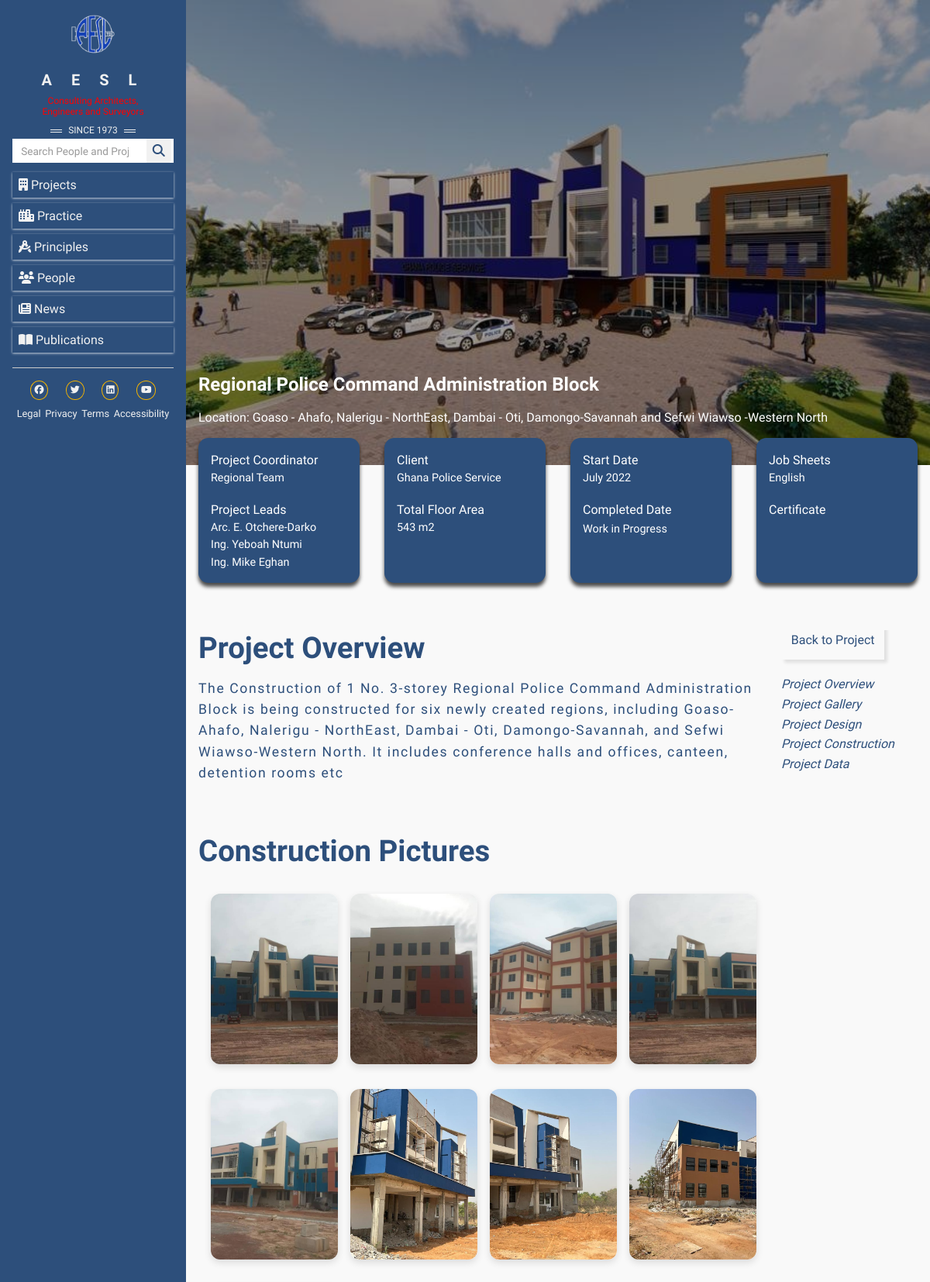
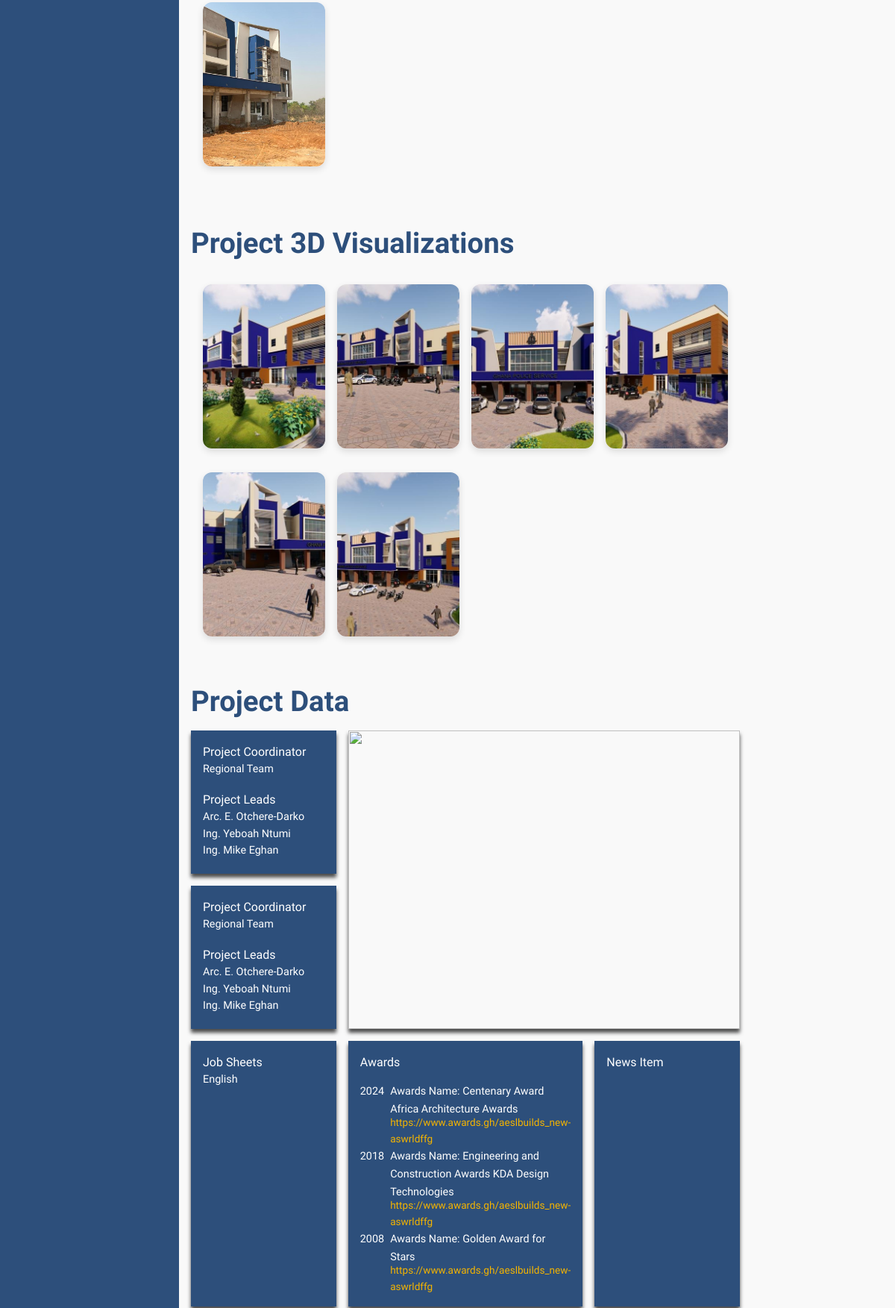
The app's page /project/regional-police-command-administration-block/ (upper part) with its own data (2 pictures, top to bottom).
### frontend/models.py (models this page shows, shortened)
class ImageOptimizeMixin:
    IMAGE_MAX_SIZE = (1200, 1200)
    IMAGE_QUALITY = 85

class Project(ImageOptimizeMixin, models.Model):
    title = models.CharField(max_length=200)
    client = models.CharField(max_length=200)
    location = models.CharField(max_length=300, default="Accra")
    picture = models.ImageField(
        upload_to="projects/main_pictures/",
        blank=True,
        null=True,
        max_length=300)
    little_text_details = models.TextField()
    project_coordinator = models.CharField(max_length=150)
    project_leaders = models.ManyToManyField(
        ProjectLeader, related_name="projects")
    other_team_members = models.ManyToManyField(
        ProjectTeamMember, related_name="projects", blank=True
    )
    total_floor_area = models.CharField(max_length=100)
    start_date = models.DateField()
    completed_date = models.DateField(blank=True, null=True)
    job_sheets = models.CharField(max_length=300, blank=True)
    certificate = models.CharField(max_length=300, blank=True)
    category = models.ForeignKey(
        ProjectCategory,
        on_delete=models.SET_NULL,
        null=True,
        related_name="projects")
    created_at = models.DateTimeField(auto_now_add=True)
    slug = models.SlugField(
        max_length=250,
        blank=True,
        help_text="Auto-generated from title for clean URLs",
    )

class ProjectLeader(models.Model):
    full_name = models.CharField(max_length=150)

class ProjectImage(ImageOptimizeMixin, models.Model):
    PROJECT_PICTURE = "project"
    CONSTRUCTION_PICTURE = "construction"
    PROJECT_3D_VISUALIZATIONS_PICTURE = "project_3d_visualizations"
    IMAGE_TYPE_CHOICES = [
        (PROJECT_PICTURE, "Project Pictures"),
        (CONSTRUCTION_PICTURE, "Construction Pictures"),
        (PROJECT_3D_VISUALIZATIONS_PICTURE, "Project 3D Visualizations"),
    ]
    project = models.ForeignKey(
        Project, on_delete=models.CASCADE, related_name="gallery"
    )
    image = models.ImageField(upload_to="projects/gallery/")
    image_type = models.CharField(max_length=30, choices=IMAGE_TYPE_CHOICES)
    uploaded_at = models.DateTimeField(auto_now_add=True)

class ProjectAward(models.Model):
    project = models.ForeignKey(
        Project, on_delete=models.CASCADE, related_name="awards"
    )
    year = models.PositiveIntegerField()
    award_name = models.CharField(max_length=200)
    awarded_by = models.CharField(max_length=200)
    website = models.URLField(blank=True)
    created_at = models.DateTimeField(auto_now_add=True)
    class Meta:
        ordering = ["-year", "award_name"]

### frontend/views.py (the view)
# urls.py: path("project/<slug:slug>/", ProjectDetailView.as_view(), name="project_detail"),
class ProjectDetailView(DetailView):
    model = Project
    template_name = "frontend/project_detail.html"
    context_object_name = "project"
    slug_field = "slug"
    slug_url_kwarg = "slug"
    def get_context_data(self, **kwargs):
        context = super().get_context_data(**kwargs)
        project = self.get_object()
        context["project_pictures"] = project.gallery.filter(
            image_type="project")
        context["construction_pictures"] = project.gallery.filter(
            image_type="construction")
        context["project_3d_visualization_picture"] = project.gallery.filter(
            image_type="project_3d_visualizations"
        )
        locations = project.locations.all()
        context["project_locations"] = locations
        context["project_locations_json"] = json.dumps([
            {
                "lat": loc.latitude,
                "lng": loc.longitude,
                "created_at": loc.created_at.strftime("%Y-%m-%d"),
            }
            for loc in locations
            if loc.latitude is not None and loc.longitude is not None
        ])
        context["title"] = "Projects"
        return context

### templates/frontend/project_detail.html (shortened to what this page needs)
{% extends 'base.html' %}
{% load static %}
{% block content %}
{% if project.picture %}
<section style="background-image: url('{{ project.picture.url }}')" class="projects__detail__parallax">
    <div class="projects__detail__overlay"></div>
    <div class="details__content">
      <h4>{{project.title}}</h4>
      <p><strong>Location:</strong> {{ project.location }}</p>
    </div>
  </section>
{% endif %}
<section class="details__cards">
  <div class="details__card">
    <div class="details__card-head">
      <p class="details__head">Project Coordinator</p>
      <p class="details__body">{{ project.project_coordinator }}</p>
    </div>
    <div class="details__card-body">
      <p class="details__head">Project Leads</p>
        {% for leader in project.project_leaders.all %}
          <p class="details__body">{{ leader.full_name }}</p>
        {% endfor %}
    </div>
  </div>
  <div class="details__card">
    <div class="details__card-head">
      <p class="details__head">Client</p>
      <p class="details__body">{{ project.client }}</p>
    </div>
    <div class="details__card-body">
      <p class="details__head">Total Floor Area</p>
      <p class="details__body">{{ project.total_floor_area }}</p>
    </div>
  </div>
  <div class="details__card">
    <div class="details__card-head">
      <p class="details__head">Start Date</p>
      <p class="details__body">{{ project.start_date|date:"F Y" }}</p>
    </div>
    <div class="details__card-body">
      <p class="details__head">Completed Date</p>
      {% if project.completed_date %}
        {{ project.completed_date|date:"F Y" }}
      {% else %}
        <span class="details__body">Work in Progress</span>
      {% endif %}
    </div>
  </div>
    <div class="details__card">
      <div class="details__card-head">
        {% if project.job_sheets %}
        <p class="details__head">Job Sheets</p>
        <p class="details__body">{{ project.job_sheets }}</p>
        {% endif %}
      </div>
      <div class="details__card-body">
        <p class="details__head">Certificate</p>
      </div>
    </div>
</section>
<section class="details__wrapper">
  <div class="wrapper__1">
    <section id="overview" class="project__details-text">
      <h2>Project Overview</h2>
      <p>{{ project.little_text_details }}</p>
    </section>
    {% if construction_pictures %}
    <section id="construction" class="projects__construction-gallery">
      <h2>Construction Pictures</h2>
      <div class="civic__culture-gallery">
        {% for img in construction_pictures %}
        <figure class="culture-card">
          <img src="{{ img.image.url }}" alt="Project Image">
        </figure>
        {% empty %}
        <p>No project pictures available.</p>
        {% endfor %}
      </div>
    </section>
    {% endif %}
    {% if project_3d_visualization_picture %}
    <section id="construction" class="projects__construction-gallery">
      <h2>Project 3D Visualizations</h2>
      <div class="civic__culture-gallery">
        {% for img in project_3d_visualization_picture %}
        <figure class="culture-card">
          <img src="{{ img.image.url }}" alt="Project Image">
        </figure>
        {% empty %}
        <p>No project pictures available.</p>
        {% endfor %}
      </div>
    </section>
    {% endif %}
  <section id="data" class="projects__detail-data">
    <h2>Project Data</h2>
    <div class="projects__data">
      <div class="data__grid-top">
        <div style="border-radius:0px" class="details__card">
          <div class="details__card-head">
            <p class="details__head">Project Coordinator</p>
            <p class="details__body">{{ project.project_coordinator }}</p>
          </div>
          <div class="details__card-body">
            <p class="details__head">Project Leads</p>
            {% for leader in project.project_leaders.all %}
            <p class="details__body">{{ leader.full_name }}</p>
            {% endfor %}
          </div>
        </div>
        <div style="border-radius:0px" class="details__card">
          <div class="details__card-head">
            <p class="details__head">Project Coordinator</p>
            <p class="details__body">{{ project.project_coordinator }}</p>
          </div>
          <div class="details__card-body">
            <p class="details__head">Project Leads</p>
            {% for leader in project.project_leaders.all %}
            <p class="details__body">{{ leader.full_name }}</p>
            {% endfor %}
          </div>
        </div>
      </div>
      <div class="projects__data-span">
        <img src="{% static 'img/statlight.jpg' %}" />
      </div>
      <div style="border-radius:0px" class="details__card">
        <div class="details__card-head">
          {% if project.job_sheets %}
          <p class="details__head">Job Sheets</p>
          <p class="details__body">{{ project.job_sheets }}</p>
          {% endif %}
        </div>
      </div>
      <div style="border-radius:0px" class="details__card">
        <div class="details__card-head">
          <p class="details__head">Awards</p>
        </div>
        <div class="details__card-body">
          {% for award in project.awards.all %}
          <div class="awards__container">
            <p class="details__body">{{ award.year }}</p>
            <div class="award__detail">
              <p class="details__body">Awards Name: {{ award.award_name}}</p>
              {% if award.website %}
              <a href="{{ award.website }}" target="_blank">{{ award.website }}</a>
              {% endif %}
            </div>
          </div>
          {% endfor %}
        </div>
      </div>
      <div style="border-radius:0px" class="details__card">
        <div class="details__card-head">
          <p class="details__head">News Item</p>
        </div>
      </div>
    </div>
  </section>
<link rel="stylesheet" href="https://unpkg.com/leaflet@1.9.4/dist/leaflet.css" />
<link rel="stylesheet" href="https://cdnjs.cloudflare.com/ajax/libs/font-awesome/6.5.0/css/all.min.css" />
  </div>
  <aside class="wrapper_2">
    <a href="{% url 'projects' %}">Back to Project</a>
    <div class="wrapper__links">
      <a href="#overview">Project Overview</a>
      <a href="#gallery">Project Gallery</a>
      <a href="#design">Project Design</a>
      <a href="#construction">Project Construction</a>
      <a href="#data">Project Data</a>
  </aside>
</section>
{% endblock content %}

### templates/base.html (shortened to what this page needs)
{% load static %}
<!DOCTYPE html>
<html lang="en">
<head>
  <link
    rel="stylesheet"
    href="https://cdn.jsdelivr.net/npm/bootstrap@4.6.2/dist/css/bootstrap.min.css"
  />
  <link
    rel="stylesheet"
    href="https://cdnjs.cloudflare.com/ajax/libs/font-awesome/6.5.1/css/all.min.css"
  />
  <link
    rel="stylesheet"
    href="https://unpkg.com/nprogress/nprogress.css"
  />
  <link rel="stylesheet" href="https://cdn.jsdelivr.net/npm/swiper@11/swiper-bundle.min.css" />
  <link rel="stylesheet" href="{% static 'css/main.css' %}" />
</head>
<body>
  {% include 'partial/navbar.html' %}
  <main class="main-content">
    {% block content %}{% endblock content %}
  </main>
</body>
</html>

### templates/partial/navbar.html (shortened to what this page needs)
{% load static %}
<aside class="sidebar">
  <div class="nav__barlogo">
    <a href="{% url 'home' %}" class="sidebar__details">
      <img
        class="img__logo"
        src="{% static 'img/aesl_logo.png' %}"
        alt="aesl-logo"
      />
      <h4 class="company__name">A E S L</h4>
      <h5 class="company__details">
        Consulting Architects, <br />
      </h5>
      <div class="company__date">
        <div class="">
          <div class="bars"></div>
          <div class="bars"></div>
        </div>
        SINCE 1973
        <div>
          <div class="bars"></div>
          <div class="bars"></div>
        </div>
      </div>
    </a>
  </div>
  <div class="search__container">
    <div class="search__input-container">
      <input
      id="nav-search"
      class="search__input"
      placeholder="Search People and Projects"
      type="search"
      />
      <button class="search__btn">
      <i class="fa fa-search"></i>
      </button>
    </div>
  </div>
   <nav class="nav__menu">
     <a class="{% if request.resolver_match.url_name == 'projects' %}active__link{% endif %}" href="{% url 'projects' %}"><i class="fas fa-building"></i> Projects</a>
     <a class="{% if request.resolver_match.url_name == 'practice' %}active__link{% endif %}" href="{% url 'practice' %}"><i class="fas fa-city"></i> Practice</a>
     <a class="{% if request.resolver_match.url_name == 'principles' %}active__link{% endif %}" href="{% url 'principles' %}"><i class="fas fa-drafting-compass"></i> Principles</a>
    <a class="{% if request.resolver_match.url_name == 'people' %}active__link{% endif %}" href="{% url 'people' %}"><i class="fas fa-users"></i> People</a>
    <a class="{% if request.resolver_match.url_name == 'news' %}active__link{% endif %}" href="{% url 'news_list' %}"><i class="fas fa-newspaper"></i> News</a>
    <a class="{% if request.resolver_match.url_name == 'publications' %}active__link{% endif %}" href="{% url 'publications' %}"><i class="fas fa-book-open"></i> Publications</a>
    </nav>
    <hr class="horizontal__line"/>
    <div class="footer">
      <div class="social__icons">
        <a href="#"><i class="fab fa-facebook"></i></a>
        <a href="#"><i class="fab fa-twitter"></i></a>
        <a href="https://www.linkedin.com/company/aesl-ghana/" target="_blank"><i class="fab fa-linkedin"></i></a>
        <a href="#"><i class="fab fa-youtube"></i></a>
      </div>
      <div class="legal">
        <a href="#">Legal</a>
        <a href="#">Privacy</a>
        <a href="#">Terms</a>
        <a href="#">Accessibility</a>
      </div>
    </div>
</aside>

### templates/partial/footer.html (shortened to what this page needs)
{% load static %}

### records on screen
Project: picture (picture), title "Regional Police Command Administration Block", location "Goaso - Ahafo, Nalerigu - NorthEast, Dambai - Oti, Damongo-Savannah and Sefwi Wiawso -Western North", project_coordinator "Regional Team", client "Ghana Police Service", total_floor_area "543 m2", start_date "July 2022", job_sheets "English", little_text_details "The Construction of 1 No. 3-storey Regional Police Command Administration Block is being constructed for six newly created regions, including Goaso-Ahafo, Nalerigu - NorthEast, Dambai - Oti, Damongo-Savannah, and Sefwi Wiawso-Western North. It includes conference halls and offices, canteen, detention rooms etc"
ProjectLeader: full_name "Arc. E. Otchere-Darko"
ProjectLeader: full_name "Ing. Yeboah Ntumi"
ProjectLeader: full_name "Ing. Mike Eghan"
ProjectImage: image (picture)
ProjectImage: image (picture)
ProjectImage: image (picture)
ProjectImage: image (picture)
ProjectImage: image (picture)
ProjectImage: image (picture)
ProjectImage: image (picture)
ProjectImage: image (picture)
ProjectImage: image (picture)
ProjectImage: image (picture)
ProjectImage: image (picture)
ProjectImage: image (picture)
ProjectImage: image (picture)
ProjectImage: image (picture)
ProjectImage: image (picture)
ProjectAward: year "2024", award_name "Centenary Award Africa Architecture Awards", website "https://www.awards.gh/aeslbuilds_new-aswrldffg"
ProjectAward: year "2018", award_name "Engineering and Construction Awards KDA Design Technologies", website "https://www.awards.gh/aeslbuilds_new-aswrldffg"
ProjectAward: year "2008", award_name "Golden Award for Stars", website "https://www.awards.gh/aeslbuilds_new-aswrldffg"
